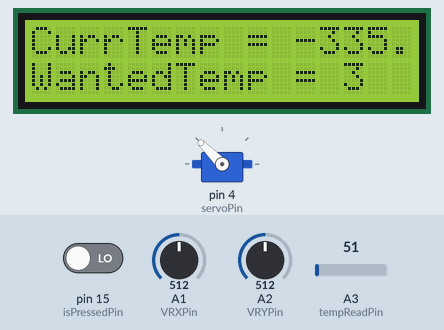
This program was run on a simulated Arduino Leonardo, built with avr-gcc and run on an emulated ATmega32U4. On the bench: 16×2 character LCD, servo. Inputs (shaded band) come from the test bench; at power-on: A2 (VRYPin) = 512, A3 (tempReadPin) = 51, pin 15 (isPressedPin) LOW, A1 (VRXPin) = 512. What the program prints to the serial monitor is not drawn.

Above: at 3.3 s.
3.4 s: A2 (VRYPin) set to 270
4.9 s: A2 (VRYPin) set to 251
At 5.3 s:
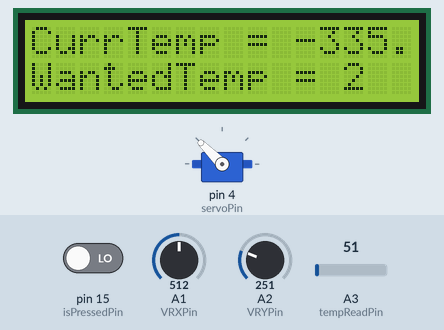
6.9 s: A3 (tempReadPin) set to 61
At 7.19 s:
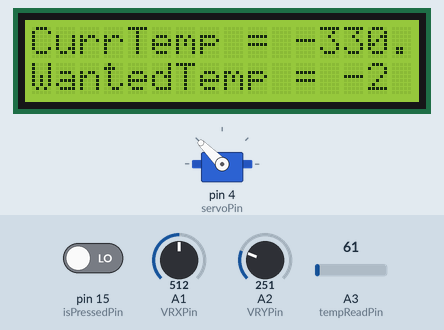
8.9 s: A3 (tempReadPin) set to 71
At 9.22 s:
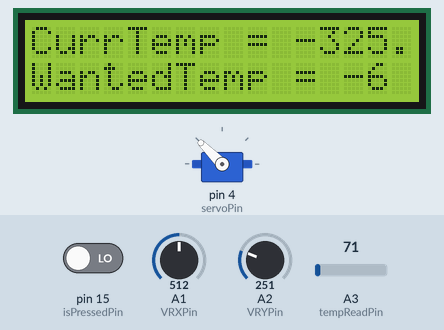
10.9 s: A3 (tempReadPin) set to 86
At 11.9 s:
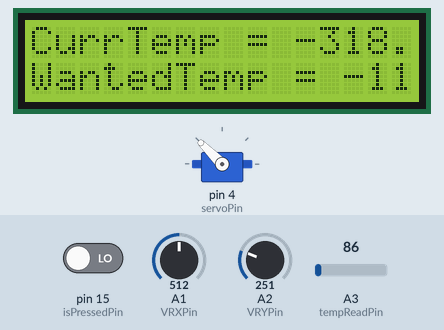
12.9 s: A2 (VRYPin) set to 900
At 13.4 s:
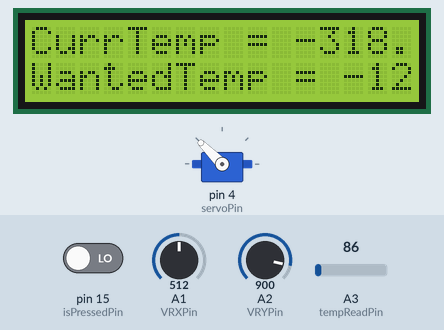
Timing chart, 0 to 15.9 s (numbered marks = the images above; inputs shaded):
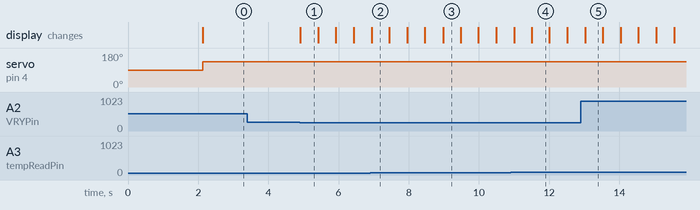

Measured:
- after the input at 3.4 s, every drawn part: stays the same
- after the input at 4.9 s, the display: changes at once (image 1)
- what the display in image 1 shows lasts 0.5 s, from 4.9 s to 5.4 s

The program:

main.cpp
```cpp
#include <Arduino.h>
#include <Wire.h>
#include <LiquidCrystal_I2C.h>
#include <Servo.h>

// Set the I2C address of your LCD (usually 0x27 or 0x3F)
#define LCD_ADDRESS 0x27


float calcTemp(int tempValue);
void initialDisplay();
void wantedTempUpdate();
void tempUpdate();
int tempReadPin = A3;
int tempValue = 0;
float temp = calcTemp(tempValue); // ((5V / 1024int) / 10mV/C )*tempValue
float prevTemp = temp;
int wantedTemp = 3;
float tempTresh = 1;

unsigned long lastTime = 0;
const unsigned long interval = 500;
const unsigned long shortInterval = 300;
unsigned long now;


//Joystick
const int VRXPin = A1;
const int VRYPin = A2;
int VRX;
int VRY;
int thresholdValue = 250;
const int isPressedPin = 15;
int isPressed = 0;
bool restart = 1.2;

//Servo
const int servoPin = 4;
int pos = 0;
Servo switcher;
void changeFreezerStatus(bool state);
bool freezerState = 0;

// Create the LCD object (16 columns, 2 rows)
LiquidCrystal_I2C lcd(LCD_ADDRESS, 16, 2);

void setup() {
  // Initialize I2C with custom pins (SDA = 2, SCL = 3)
  Wire.begin();
  Serial.begin(9600);

  // Initialize the LCD
  lcd.init();
  lcd.backlight();  // Turn on the backlight

  // Servo stuff
  switcher.attach(servoPin);


  // Display "Hello World!" on the first row
  lcd.setCursor(0, 0);  // column 0, row 0
  lcd.print("Bra Rumpe (-;");
  delay(2000);
  initialDisplay();
}

void loop() {
  //Temp shit
  tempValue = analogRead(tempReadPin);
  temp = calcTemp(tempValue);
  temp = (int)(temp * 10.0) / 10.0;


  //joystick shit
  VRX = analogRead(VRXPin);
  VRY = analogRead(VRYPin);
  isPressed = digitalRead(isPressedPin);

  now = millis();

  if (now - lastTime >= interval){
    if (VRY - 512 < -thresholdValue){
      wantedTemp -= 1;
      wantedTempUpdate();
      lastTime = now;
    }
    else if (VRY - 512 > thresholdValue){
      wantedTemp += 1;
      wantedTempUpdate();
      lastTime = now;
    }
    if (abs(temp - prevTemp) > 0.5){
      tempUpdate();
    }
    if (temp < wantedTemp-tempTresh && !freezerState){
      freezerState = 1;
      changeFreezerStatus(freezerState);
    }
    if (temp > wantedTemp+tempTresh && freezerState){
      freezerState = 0;
      changeFreezerStatus(freezerState);
    }


  }
  delay(10);
}

void initialDisplay(){
  lcd.clear();
  lcd.setCursor(0,0);
  lcd.print("CurrTemp = " + String(temp));
  lcd.setCursor(0,1);
  lcd.print("WantedTemp = " + String(wantedTemp));
}

float calcTemp(int tempValue){
  return ((5. / 1024.) / 0.010) * tempValue - 360.;
}

void tempUpdate(){
  lcd.setCursor(11,0);
  lcd.print("    ");
  lcd.setCursor(11,0);
  lcd.print(temp);
  prevTemp = temp;
}

void wantedTempUpdate(){
  lcd.setCursor(13,1);
  lcd.print("    ");
  lcd.setCursor(13,1);
  lcd.print(wantedTemp);
  Serial.println(wantedTemp);
}


//functions

void changeFreezerStatus(bool state){
  const int onAngle = 135;
  const int offAngle = 45;
  if (state){
    switcher.write(onAngle);
  }
  else{
    switcher.write(offAngle);
  }
}
```
